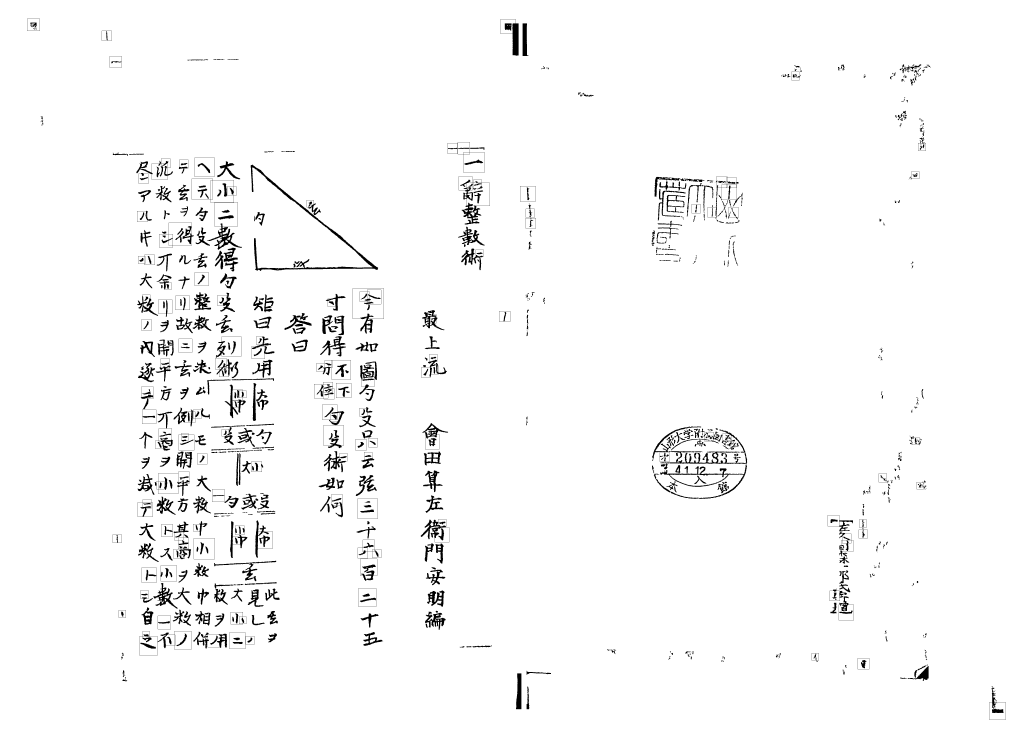
#> input picture lesson4Code/test0.tiff, 5108 x 3671 px (shown at 1/5 size)
$ python blobDetector.py test0.tiff out.png 5 5 1.0   (older library calls are emulated)
#> lines starting #> are read from the running program, lines starting #| are printed output that depends on the picture; after the words box and inside, x2 and y2 are one past the last pixel; in counts of white or black regions, pixels touching at a corner belong together
#!/usr/bin/python

# Standard imports
import cv2
import numpy as np;
import sys

# original code : http://scikit-image.org/docs/dev/auto_examples/features_detection/plot_blob.html
# other version : https://github.com/TheLaueLab/blob-detection

from math import sqrt
from skimage import data
from skimage.transform import rescale
from skimage.feature import blob_dog, blob_log, blob_doh # Blob detection methods
from skimage.color import rgb2gray
import matplotlib.pyplot as plt
import os

# [114 lines left out: functions imcrop, pad_img_to_fit_bbox, overlappingKeyPoints, refineKeypoints, SimpleBlobDetector, not called in this run]

def main(argv):
    # Blod detector tester function
    #parameters:
    #argv[1] contains input file name
    #argv[2] contains output file name
    #argv[3] contains type of blob detector: 0 for simple detector, 1 for Laplacian Of Gaussians (LoG), 2 for Difference of Gaussian (DoG), 3 for Hessian of Gaussian (HoG)
    # other parameters are included after、argv[4] and later, check each method

    image_gray=cv2.imread(argv[1], cv2.IMREAD_GRAYSCALE)
#> image_gray: shape (3671, 5108); 97.4% white; 767 black regions (113 under 20 px), largest, box (x1, y1, x2, y2) and area: (1253, 823, 1891, 1355) 17543, (3261, 2132, 3736, 2347) 13427, (3279, 2322, 3735, 2495) 9064
    image=image_gray
    image_black=(255-image_gray)
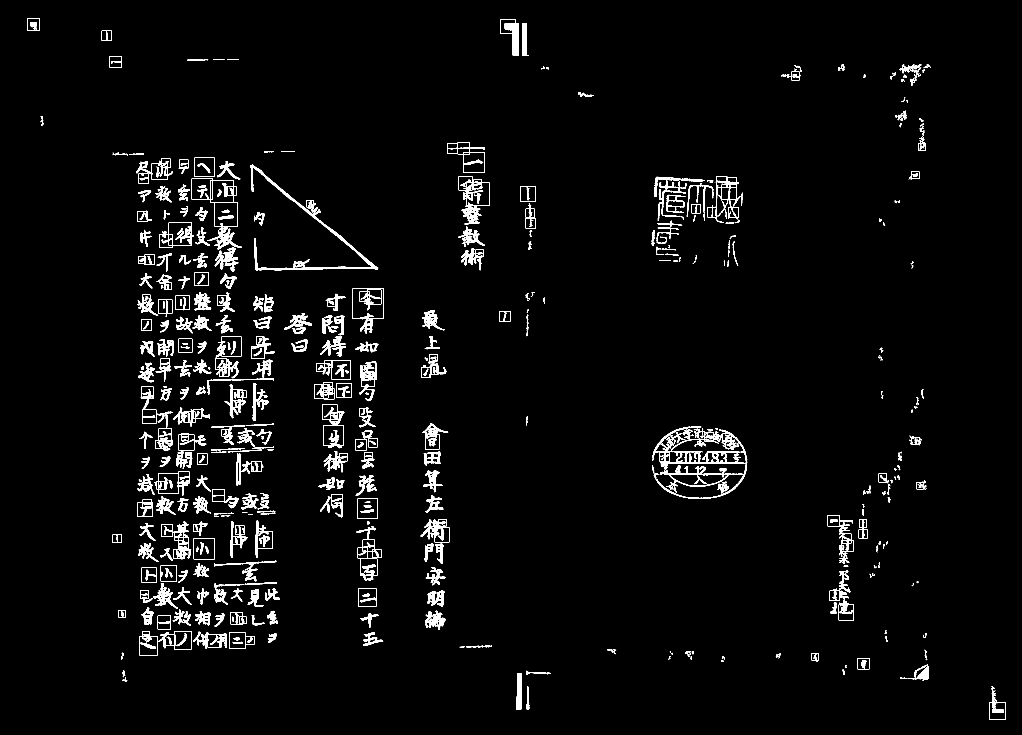
#> image_black: shape (3671, 5108) (shown at 1/5 size); 2.6% white; 767 white regions (113 under 20 px), largest, box (x1, y1, x2, y2) and area: (1253, 823, 1891, 1355) 17543, (3261, 2132, 3736, 2347) 13427, (3279, 2322, 3735, 2495) 9064

    #switch between the different types of blob detector
    if int(argv[3])==0:
        keypoints=SimpleBlobDetector(argv,image)
        #print ("number of keypoints outside "+str(len(keypoints)))

    elif int(argv[3])==1:
        #parameters: http://scikit-image.org/docs/dev/api/skimage.feature.html#skimage.feature.blob_log
        min_s=30
        over=.1
        #example!, other parameters exist
        if len(argv)>4: min_s=int(argv[4])
        if len(argv)>5: over=float(argv[5])
        #print("starting laplacion of gaussians detector with parameters "+str(min_s)+" "+str(over))
        blob_List = blob_log(image_black, min_sigma=min_s,  overlap=over)
        # Compute radii in the 3rd column.
        blob_List[:, 2] = blob_List[:, 2] * sqrt(2)
    elif int(argv[3])==2:
        #parameters: http://scikit-image.org/docs/dev/api/skimage.feature.html#skimage.feature.blob_dog
        blob_List = blob_dog(image_black,min_sigma=40,  threshold=1)
        blob_List[:, 2] = blob_List[:, 2] * sqrt(2)
    elif int(argv[3])==3:
        #parameters: http://scikit-image.org/docs/dev/api/skimage.feature.html#skimage.feature.blob_doh
        min_s=30

        if len(argv)>4: min_s=int(argv[4])

        blob_List = blob_doh(image_gray,min_sigma=min_s, max_sigma=100, threshold=.01,overlap=0.4)
    else:
        print("Blob detector type not supported: "+argv[3])
#> (the run stopped early here; a loop or call above may not have finished)
